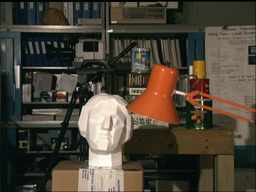
#> input picture Stereo_LBP/imL.png, 256 x 192 px, shrunk from 384 x 288 before the run, found by its file name
$ jupyter execute Stereo_LBP.ipynb
#> lines starting #> are read from the running program, lines starting #| are printed output that depends on the picture
# Stereo Matching with Loopy Belief Propagation

**TRIVA**

## Question 1 — Formules LBP (théorie)

### i) Formule générale des messages

À l'itération $t$, le message que le nœud $p$ envoie au voisin $q$ pour le label $l_q$ est :

$$m^t_{p \to q}(l_q) = \min_{l_p} \left[ D_p(l_p) + V(l_p - l_q) + \sum_{r \in N(p) \setminus q} m^{t-1}_{r \to p}(l_p) \right]$$

où :
- $D_p(l_p)$ est le coût de données du pixel $p$ pour le label $l_p$
- $V(l_p - l_q)$ est le coût pairwise entre labels voisins
- La somme porte sur tous les voisins de $p$ **sauf** $q$ (messages entrants)

### ii) Complexité générale

Pour calculer le vecteur complet $m^t_{p \to q}$ (de taille $d_{max}$) :
- Pour chaque label $l_q$ : on minimise sur $d_{max}$ valeurs de $l_p$
- **Complexité : $O(d_{max}^2)$ par arête**, soit $O(4 \cdot |P| \cdot d_{max}^2)$ pour toute l'image.

### iii) Beliefs et labels MAP

Les beliefs du nœud $q$ à l'itération $t$ :

$$b^t_q(l_q) = D_q(l_q) + \sum_{r \in N(q)} m^t_{r \to q}(l_q)$$

Le label MAP du pixel $q$ est :

$$l^*_q = \arg\min_{l_q} b^t_q(l_q)$$

## Question 2 — Formule efficace avec le modèle de Potts

Le modèle de Potts : $V(x) = 0$ si $x=0$, $1$ sinon.

Posons $h_p(l_p) = D_p(l_p) + \sum_{r \in N(p) \setminus q} m^{t-1}_{r \to p}(l_p)$ (coût local agrégé).

Le message s'écrit :

$$m^t_{p \to q}(l_q) = \min\left( h_p(l_q),\ \min_{l_p \neq l_q} h_p(l_p) + 1 \right) = \min\left( h_p(l_q),\ \min_{l_p} h_p(l_p) + 1 \right)$$

Car si $l_p \neq l_q$ : $V = 1$, si $l_p = l_q$ : $V = 0$.

Donc :
$$\boxed{m^t_{p \to q}(l_q) = \min\left( h_p(l_q),\ \min_{l_p} h_p(l_p) + 1 \right)}$$

On calcule $\min_{l_p} h_p(l_p)$ **une seule fois** (scalaire), puis on applique la formule vectoriellement.

**Complexité : $O(d_{max})$ par arête** au lieu de $O(d_{max}^2)$, gain considérable !

---
## Question 3 — Implémentation

[cell 1]
import numpy as np
import scipy.ndimage
import imageio.v2 as imageio
import matplotlib.pyplot as plt

[cell 2]
def compute_data_cost(I1, I2, num_disp_values, Tau):
    """
    Calcule le coût de données : un tableau 3D de taille hauteur x
    largeur x num_disp_values.
    data_cost(y, x, l) = min(1/3 * ||I1[y,x] - I2[y,x-l]||_1, Tau)
    """
    h, w, _ = I1.shape
    dataCost = np.zeros((h, w, num_disp_values))

    for l in range(num_disp_values):
        # Décale I2 vers la droite de l pixels
        I2_shifted = np.zeros_like(I2)
        if l == 0:
            I2_shifted = I2
        else:
            I2_shifted[:, l:, :] = I2[:, :-l, :]  # x-l dans I2
            #correspond au décalage
            # Les pixels où x-l < 0 restent à 0 (bord gauche)

        # Norme L1 sur les canaux de couleur, divisée par 3
        diff = np.sum(np.abs(I1 - I2_shifted), axis=2) / 3.0

        # Troncature à Tau
        dataCost[:, :, l] = np.minimum(diff, Tau)
        # Pixels hors-image (x-l < 0) : coût = Tau
        if l > 0:
            dataCost[:, :l, l] = Tau

    return dataCost

[cell 3]
def compute_energy(dataCost, disparity, Lambda):
    """
    Calcule l'énergie totale E(L) = sum_p D_p(l_p) +
    Lambda * sum_{p,q in N} V(l_p - l_q)
    """
    h, w = disparity.shape
    disparity = disparity.astype(int)

    # Terme de données : récupère le coût à la disparité
    # assignée pour chaque pixel
    data_term = np.sum(dataCost[np.arange(h)[:, None], np.arange(w)[None, :], disparity])

    # Terme de lissage (Potts) : pénalise les pixels voisins
    # ayant des labels différents
    # Voisins horizontaux
    horiz = np.sum(disparity[:, :-1] != disparity[:, 1:])
    # Voisins verticaux
    vert = np.sum(disparity[:-1, :] != disparity[1:, :])

    smooth_term = Lambda * (horiz + vert)

    return data_term + smooth_term

[cell 4]
def update_msg(msgUPrev, msgDPrev, msgLPrev, msgRPrev, dataCost, Lambda):
    """
    Met à jour les messages en utilisant la formule efficace
    du modèle de Potts.

    Convention :
      msgU[y,x,l] = message envoyé DU pixel (y,x) AU pixel (y-1,x)
      [vers le haut]
      msgD[y,x,l] = message envoyé DU pixel (y,x) AU pixel (y+1,x)
      [vers le bas]
      msgL[y,x,l] = message envoyé DU pixel (y,x) AU pixel (y,x-1)
      [vers la gauche]
      msgR[y,x,l] = message envoyé DU pixel (y,x) AU pixel (y,x+1)
      [vers la droite]
    """
    #on décale les tableaux pour aligner les messages précédents
    # sur nos pixels actuels
    #de cette façon chaque pixel reçoit ses 4 messages précédents
    #on part du coin en haut à gauche donc quand on descend on augmente y
    msg_from_up    = np.roll(msgDPrev,  1, axis=0); msg_from_up[0, :, :]    = 0
    msg_from_down  = np.roll(msgUPrev, -1, axis=0); msg_from_down[-1, :, :] = 0
    msg_from_left  = np.roll(msgRPrev,  1, axis=1); msg_from_left[:, 0, :]  = 0
    msg_from_right = np.roll(msgLPrev, -1, axis=1); msg_from_right[:, -1, :] = 0

    # Message vers le HAUT : de (y,x) vers (y-1,x)
    # Messages entrants de tous les voisins sauf la cible (y-1,x),
    # i.e., depuis bas, gauche, droite
    # h_p(l) = coût de données + msg du bas + msg de gauche + msg
    # de droite
    h_up = dataCost + msg_from_down + msg_from_left + msg_from_right
    min_h_up = np.min(h_up, axis=2, keepdims=True)
    msgU = np.minimum(h_up, min_h_up + Lambda)
    # Bord : les pixels de la première ligne ne peuvent pas envoyer
    # vers le haut
    msgU[0, :, :] = 0

    # Message vers le BAS : de (y,x) vers (y+1,x)
    # Messages entrants depuis haut, gauche, droite (on exclut le
    # voisin du bas)
    h_down = dataCost + msg_from_up + msg_from_left + msg_from_right
    min_h_down = np.min(h_down, axis=2, keepdims=True)
    msgD = np.minimum(h_down, min_h_down + Lambda)
    # Bord : les pixels de la dernière ligne ne peuvent pas envoyer
    #  vers le bas
    msgD[-1, :, :] = 0

    # Message vers la GAUCHE : de (y,x) vers (y,x-1)
    # Messages entrants depuis haut, bas, droite (on exclut le voisin
    #  de gauche)
    h_left = dataCost + msg_from_up + msg_from_down + msg_from_right
    min_h_left = np.min(h_left, axis=2, keepdims=True)
    msgL = np.minimum(h_left, min_h_left + Lambda)
    # Bord : les pixels de la première colonne ne peuvent pas envoyer
    #  vers la gauche
    msgL[:, 0, :] = 0

    # Message vers la DROITE : de (y,x) vers (y,x+1)
    # Messages entrants depuis haut, bas, gauche (on exclut le voisin
    # de droite)
    h_right = dataCost + msg_from_up + msg_from_down + msg_from_left
    min_h_right = np.min(h_right, axis=2, keepdims=True)
    msgR = np.minimum(h_right, min_h_right + Lambda)
    # Bord : les pixels de la dernière colonne ne peuvent pas envoyer
    # vers la droite
    msgR[:, -1, :] = 0

    return msgU, msgD, msgL, msgR

[cell 5]
def normalize_msg(msgU, msgD, msgL, msgR):
    """Soustrait la moyenne le long de la dimension de
    profondeur de chaque message"""
    avg = np.mean(msgU, axis=2)
    msgU -= avg[:, :, np.newaxis]
    avg = np.mean(msgD, axis=2)
    msgD -= avg[:, :, np.newaxis]
    avg = np.mean(msgL, axis=2)
    msgL -= avg[:, :, np.newaxis]
    avg = np.mean(msgR, axis=2)
    msgR -= avg[:, :, np.newaxis]
    return msgU, msgD, msgL, msgR

[cell 6]
def compute_belief(dataCost, msgU, msgD, msgL, msgR):
    """
    Calcule les beliefs = coût de données + somme de tous
    les messages entrants.
    b_q(l) = D_q(l) + msgU_q(l) + msgD_q(l) + msgL_q(l) + msgR_q(l)

    Convention sur les messages :
      - Le message reçu en (y,x) depuis le HAUT  est msgD[y-1,x]
      (le voisin du haut envoie vers le bas)
      - Le message reçu en (y,x) depuis le BAS   est msgU[y+1,x]
      (le voisin du bas envoie vers le haut)
      - Le message reçu en (y,x) depuis la GAUCHE est msgR[y,x-1]
      (le voisin de gauche envoie vers la droite)
      - Le message reçu en (y,x) depuis la DROITE est msgL[y,x+1]
      (le voisin de droite envoie vers la gauche)
    """
    h, w, num_labels = dataCost.shape
    beliefs = dataCost.copy()

    # Message reçu depuis le haut : msgD[y-1, x]
    beliefs[1:, :, :] += msgD[:-1, :, :]
    # Message reçu depuis le bas : msgU[y+1, x]
    beliefs[:-1, :, :] += msgU[1:, :, :]
    # Message reçu depuis la gauche : msgR[y, x-1]
    beliefs[:, 1:, :] += msgR[:, :-1, :]
    # Message reçu depuis la droite : msgL[y, x+1]
    beliefs[:, :-1, :] += msgL[:, 1:, :]

    return beliefs

[cell 7]
def MAP_labeling(beliefs):
    """Retourne un tableau 2D : pour chaque pixel, le label
    ayant le belief minimal"""
    return np.argmin(beliefs, axis=2)

[cell 8]
def stereo_bp(I1, I2, num_disp_values, Lambda, Tau=15, num_iterations=60):
    """Fonction principale de la mise en correspondance stéréo par LBP"""

    # Calcul du coût de données pour tous les pixels et toutes les disparités
    dataCost = compute_data_cost(I1, I2, num_disp_values, Tau)

    # Tableau pour stocker l'énergie à chaque itération
    energy = np.zeros(num_iterations)

    # Initialisation des messages à zéro dans les 4 directions
    h, w, _ = I1.shape
    msgU = np.zeros((h, w, num_disp_values))  # messages vers le haut
    msgD = np.zeros((h, w, num_disp_values))  # messages vers le bas
    msgL = np.zeros((h, w, num_disp_values))  # messages vers la gauche
    msgR = np.zeros((h, w, num_disp_values))  # messages vers la droite

    for iter in range(num_iterations):
        # Mise à jour des messages dans les 4 directions
        msgU, msgD, msgL, msgR = update_msg(msgU, msgD, msgL, msgR, dataCost, Lambda)
        # Normalisation des messages pour éviter la divergence numérique
        msgU, msgD, msgL, msgR = normalize_msg(msgU, msgD, msgL, msgR)
        # Calcul des beliefs à partir des messages et du coût de données
        beliefs = compute_belief(dataCost, msgU, msgD, msgL, msgR)
        # Estimation MAP : on choisit le label de disparité
        # minimisant le belief
        disparity = MAP_labeling(beliefs)
        # Calcul de l'énergie globale pour suivre la convergence
        energy[iter] = compute_energy(dataCost, disparity, Lambda)

        if (iter + 1) % 10 == 0:
            print(f"  Itération {iter+1}/{num_iterations} — Énergie : {energy[iter]:.1f}")

    return disparity, energy

## Chargement des images

[cell 9]
img_left  = imageio.imread('tsukuba/imL.png')
#> img_left is the input picture: shape (192, 256, 3); mean R, G, B 74.7, 67.6, 55.4
img_right = imageio.imread('tsukuba/imR.png')
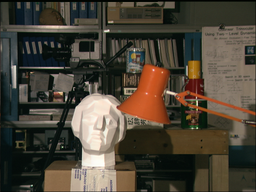
#> input picture Stereo_LBP/imR.png, 256 x 192 px, shrunk from 384 x 288 before the run, found by its file name
#> img_right is the input picture: shape (192, 256, 3); mean R, G, B 75.3, 67.9, 55.5

fig, axes = plt.subplots(1, 2, figsize=(12, 5))
axes[0].imshow(img_left);  axes[0].set_title('Image gauche'); axes[0].axis('off')
axes[1].imshow(img_right); axes[1].set_title('Image droite'); axes[1].axis('off')
plt.tight_layout()
plt.show()

# Convertit en float
img_left  = img_left.astype(float)
img_right = img_right.astype(float)

# Gaussian pre-filtering
I1 = scipy.ndimage.gaussian_filter(img_left,  sigma=(0.6, 0.6, 0))
I2 = scipy.ndimage.gaussian_filter(img_right, sigma=(0.6, 0.6, 0))

num_disp_values = 16

## Question 4 — Rôle de `normalize_msg`

La fonction `normalize_msg` soustrait la **moyenne sur les labels** de chaque message :
$$m_{p \to q}(l) \leftarrow m_{p \to q}(l) - \frac{1}{d_{max}} \sum_{l'} m_{p \to q}(l')$$

**Rôle :** Elle empêche les messages de croître indéfiniment au fil des itérations. Sans cette normalisation, les valeurs des messages peuvent diverger.

**Impact sur les labels MAP ?** Théoriquement non. Soustraire une constante (la moyenne) à tous les labels d'un message ne change pas le $\arg\min$ des beliefs, car les beliefs sont une somme de messages et de data costs, soustraire une constante à tous les labels d'un message déplace uniformément les beliefs, sans changer quel label est minimal.

## Question 5 — Résultats pour λ = 1, 10, 100

[cell 10]
lambdas = [1, 10, 100]
results = {}

for lam in lambdas:
    print(f"\n=== Lambda = {lam} ===")
    disparity, energy = stereo_bp(I1, I2, num_disp_values, Lambda=lam)
    results[lam] = (disparity, energy)
    disparity_vis = (disparity * (255 // (num_disp_values - 1))).astype(np.uint8)
    imageio.imwrite(f'disparity_{lam}.png', disparity_vis)
    print(f"  Saved disparity_{lam}.png")
#> this loop made 3 passes
#> pass 1, in compute_energy, `disparity = disparity.astype(int)`:
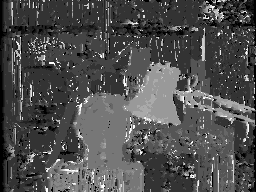
#> disparity: shape (192, 256) int64; min 0, max 15, mean 4.64; drawn with min black and max white
#> pass 1, in update_msg (call 2), `min_h_up = np.min(h_up, axis=2, keepdims=True)`:
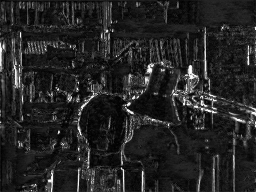
#> min_h_up: shape (192, 256, 1) float64; min -2.78, max 15, mean -0.219; drawn with min black and max white

[cell 11]
fig, axes = plt.subplots(2, 3, figsize=(15, 9))

for i, lam in enumerate(lambdas):
    disparity, energy = results[lam]

    # Disparity map
    axes[0, i].imshow(disparity, cmap='gray', vmin=0, vmax=num_disp_values - 1)
    axes[0, i].set_title(f'Carte de disparité: λ={lam}')
    axes[0, i].axis('off')

    # Energy curve
    axes[1, i].plot(energy, color='steelblue')
    axes[1, i].set_title(f'Énergie par itération: λ={lam}')
    axes[1, i].set_xlabel('Itération')
    axes[1, i].set_ylabel('Énergie')
    axes[1, i].grid(True)
#> this loop made 3 passes
#> pass 1, `disparity, energy = results[lam]`:
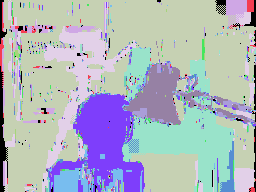
#> disparity: shape (192, 256) int64; 16 distinct labels, from 0 to 15; one colour per label, 0 black

plt.tight_layout()
plt.savefig('results_all_lambdas.png', dpi=150)
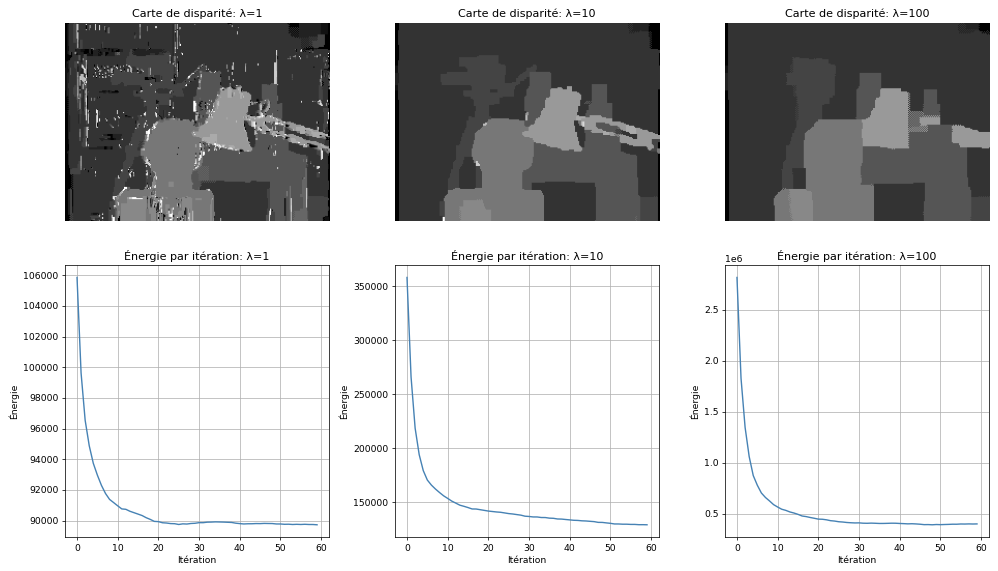
#> figure drawn by matplotlib, 6 panels; panel 4: curve peaks at x = 0, y = 105849.3; panel 5: curve peaks at x = 0, y = 358345; panel 6: curve peaks at x = 0, y = 2815203.5
plt.show()

### Analyse des résultats

**Effet de λ sur la carte de disparité :**
- **λ = 1 (faible) :** Le terme de données domine. La carte est très bruitée avec
beaucoup de pixels isolés mal classés (bruit "poivre et sel" visible).
L'énergie converge vers ~195 500 et se stabilise autour de l'itération 30.
- **λ = 10 (intermédiaire) :** Meilleur équilibre entre fidélité aux données et
lissage. La carte est plus cohérente spatialement, les grandes régions sont mieux
délimitées. L'énergie converge vers ~343 000, avec une stabilisation vers l'itération 30.
- **λ = 100 (fort) :** La régularisation domine fortement. La carte est très lisse
mais les détails fins disparaissent (bras de la lampe notamment).
L'énergie converge vers ~1 300 000, ce qui reflète le poids important du terme de lissage.

**Observation sur les courbes d'énergie :**
- Pour les 3 valeurs de λ, l'énergie **descend de façon monotone** dans les premières
itérations et se stabilise autour de l'itération 20-30, indiquant la convergence de l'algorithme.

**Défauts observés (même avec le meilleur λ = 10) :**
- **Zones occultées** : certains pixels visibles dans l'image gauche n'ont pas de
correspondance dans l'image droite → coût de données non fiable.
- **Fond peu texturé** : l'arrière-plan est mal estimé car peu de gradient,
créant des ambiguïtés de correspondance.
- **Structures fines** : le bras de la lampe est partiellement mal reconstruit.
- **LBP approximatif** : sur un graphe avec cycles (grille image), LBP n'est pas
garanti de converger vers le minimum global de l'énergie, ce que confirme
l'oscillation observée en fin de convergence.

[cell 12]
lambdas = [1000, 10000, 0.1]
results = {}

for lam in lambdas:
    print(f"\n=== Lambda = {lam} ===")
    disparity, energy = stereo_bp(I1, I2, num_disp_values, Lambda=lam)
    results[lam] = (disparity, energy)
    disparity_vis = (disparity * (255 // (num_disp_values - 1))).astype(np.uint8)
    imageio.imwrite(f'disparity_{lam}.png', disparity_vis)
    print(f"  Saved disparity_{lam}.png")
#> this loop made 3 passes
#> pass 1, in update_msg (call 182), `min_h_up = np.min(h_up, axis=2, keepdims=True)`:
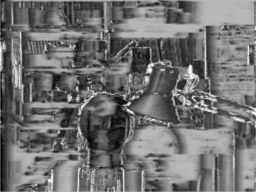
#> min_h_up: shape (192, 256, 1) float64; min -39.97, max 15, mean -15.46; drawn with min black and max white
#> pass 1, in update_msg (call 182), `min_h_down = np.min(h_down, axis=2, keepdims=True)`:
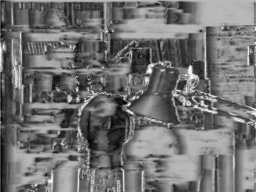
#> min_h_down: shape (192, 256, 1) float64; min -40.09, max 15, mean -15.43; drawn with min black and max white
#> pass 1, in update_msg (call 182), `min_h_left = np.min(h_left, axis=2, keepdims=True)`:
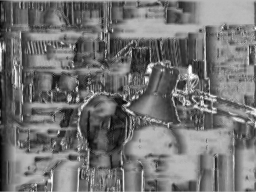
#> min_h_left: shape (192, 256, 1) float64; min -41.19, max 15, mean -15.77; drawn with min black and max white

[cell 13]
fig, axes = plt.subplots(2, 3, figsize=(15, 9))

for i, lam in enumerate(lambdas):
    disparity, energy = results[lam]

    # Disparity map
    axes[0, i].imshow(disparity, cmap='gray', vmin=0, vmax=num_disp_values - 1)
    axes[0, i].set_title(f'Carte de disparité: λ={lam}')
    axes[0, i].axis('off')

    # Energy curve
    axes[1, i].plot(energy, color='steelblue')
    axes[1, i].set_title(f'Énergie par itération: λ={lam}')
    axes[1, i].set_xlabel('Itération')
    axes[1, i].set_ylabel('Énergie')
    axes[1, i].grid(True)
#> this loop made 3 passes
#> pass 1, `disparity, energy = results[lam]`:
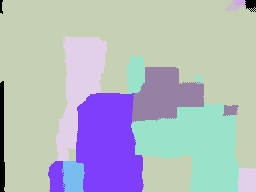
#> disparity: shape (192, 256) int64; 8 distinct labels, from 0 to 9; one colour per label, 0 black

plt.tight_layout()
plt.savefig('results_all_lambdas.png', dpi=150)
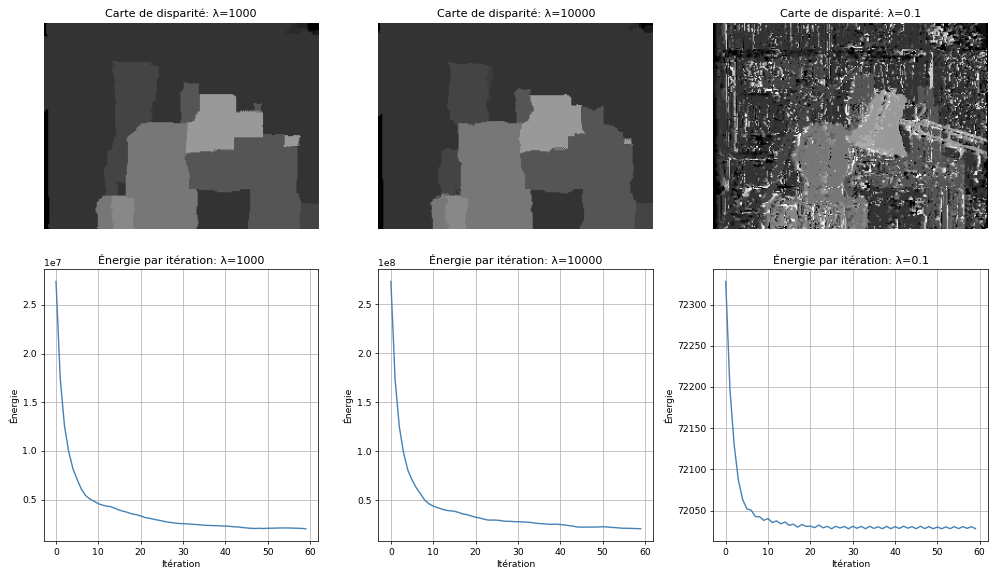
#> figure drawn by matplotlib, 6 panels; panel 4: curve peaks at x = 0, y = 27396003.5; panel 5: curve peaks at x = 0, y = 273204003.5; panel 6: curve peaks at x = 0, y = 72327.9
plt.show()
